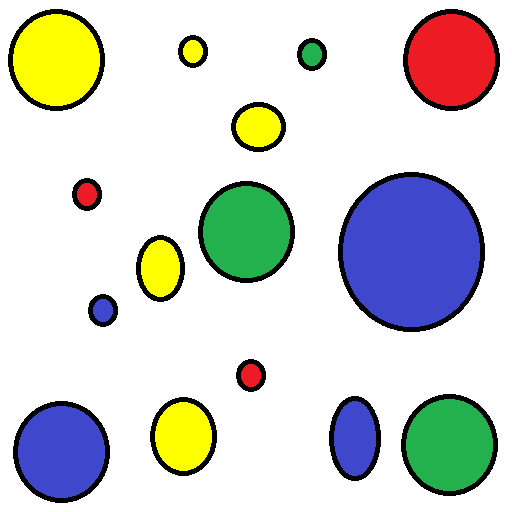
//> input picture Input.png, 512 x 512 px
$ ./blob_dec_area   (built with g++ and OpenCV 4)
//> lines starting //> are read from the running program, lines starting //| are printed output that depends on the picture; after the words box and inside, x2 and y2 are one past the last pixel; in counts of white or black regions, pixels touching at a corner belong together
#include "opencv2/opencv.hpp"
#include <iostream>
#include <opencv2/features2d.hpp>


using namespace cv;
using namespace std;

const int max_value_H = 180;
const int max_value = 255;


int main()
{

	string image_path1 = "C:/Users/sivadeep.p/source/repos/images/Input.png";
	Mat image1 = imread(image_path1, IMREAD_COLOR);
//> image1 is the input picture: 512 rows x 512 cols, CV_8UC3; mean B, G, R 207.9, 212.5, 210.1
	resize(image1, image1, { 500,500});
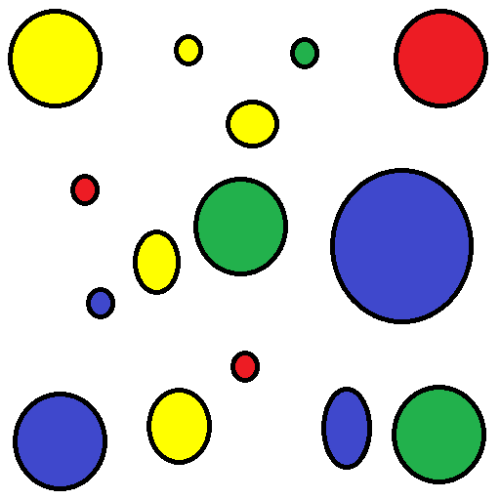
//> image1: 500 rows x 500 cols, CV_8UC3; mean B, G, R 207.9, 212.5, 210.1
	imshow("Orginal Image", image1);

	if (image1.empty())
	{
		cout << "Could not read the image: " << endl;
		return 1;
	}
	Mat F = image1.clone();
	vector<int> lower_bound = { 24,255,255 };
	vector<vector<Point> > contours;
	vector<Vec4i> hierarchy;

	int low_H = lower_bound[0], low_S = lower_bound[1], low_V = lower_bound[2];
	int high_H = max_value_H, high_S = max_value, high_V = max_value;

	Mat hsvImg, imgThreshold, threshy, binaryImg;

	cvtColor(image1, hsvImg, COLOR_BGR2HSV);
//> hsvImg: 500 rows x 500 cols, CV_8UC3; mean H, S, V 21.6, 47, 230.7

	inRange(hsvImg, Scalar(low_H, low_S, low_V), Scalar(high_H, high_S, high_V), imgThreshold);
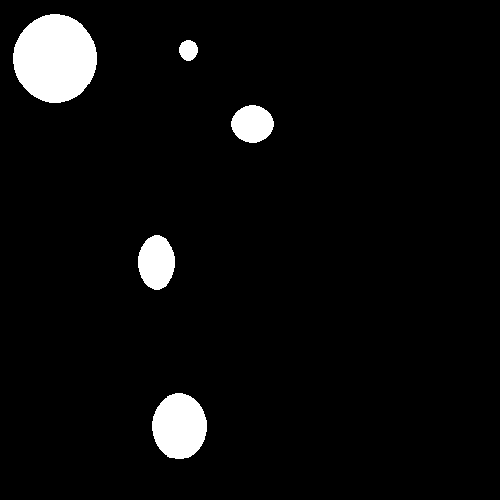
//> imgThreshold: 500 rows x 500 cols, CV_8UC1; 4.7% white; 5 white regions
	threshold(imgThreshold, binaryImg, 0, 255, THRESH_BINARY);

	findContours(imgThreshold, contours, hierarchy, RETR_TREE, CHAIN_APPROX_NONE);
//> contours = 5 contours; box (x1, y1, x2, y2) and area: (13, 14, 97, 103) 5672, (152, 393, 207, 459) 2739, (138, 235, 175, 290) 1498, (231, 105, 274, 143) 1187, (179, 40, 198, 61) 279

	for (int contour = 0; contour < contours.size(); contour++)
	{
		Scalar colour(0 & 0xFF, 0 & 0xFF, 0 & 0xFF);
		drawContours(F, contours, contour, colour, FILLED, 8, hierarchy);

	}
//> this loop made 5 passes
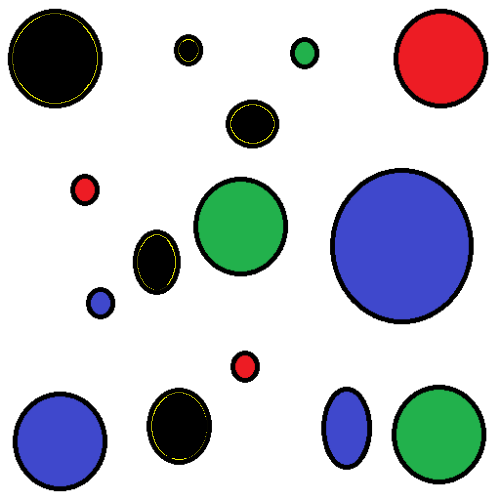
//> F: 500 rows x 500 cols, CV_8UC3; 4.69% of pixels changed, all inside (x1, y1, x2, y2) = (13, 14, 274, 459)

	Mat diff = image1 - F;
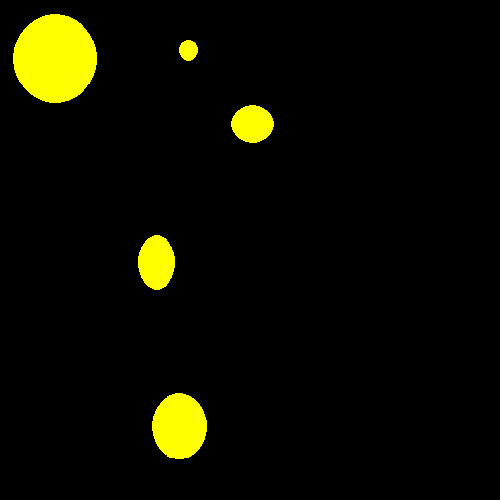
//> diff: 500 rows x 500 cols, CV_8UC3; mean B, G, R 0, 12, 12


	// [62 lines of commented-out code are left out]

	imshow("keyp", diff);
	waitKey();
	return 0;
}
